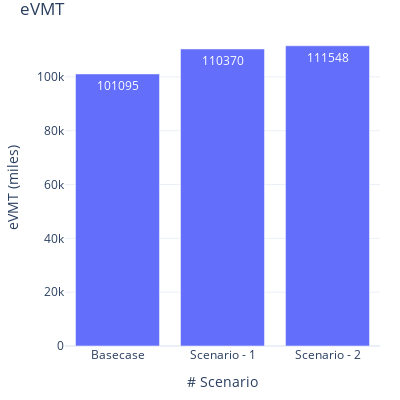

Notebook source saved alongside this figure:
### Markdown cell above
#### 5.2 eVMT

### Code cell
fig = go.Figure(
    data=[
        go.Bar(
            name="eVMT",
            x=count_stats['analysis_id'],
            y=count_stats['evmt'],
            offsetgroup=1,
            text=count_stats['evmt'],
            textposition='auto',
        )
    ],
    layout=go.Layout(
        title="eVMT",
        yaxis_title="eVMT (miles)", 
        xaxis_title="# Scenario", uniformtext_minsize=8, uniformtext_mode='hide', width=400, height=400
        
    )
)
fig.update_xaxes(type='category', tickvals=[0, 1, 2], ticktext=['Basecase', 'Scenario - 1', 'Scenario - 2'])
fig.update_layout(margin=dict(l=20, r=20, t=30, b=20), uniformtext_minsize=8, uniformtext_mode='hide', template='plotly_white')
fig.show()

### Figure 1 — Plotly figure (JSON) as saved in the notebook; plotly's stock layout.template omitted (floating-point values rounded to 4 significant figures)
{"data": [{"name": "eVMT", "offsetgroup": "1", "text": [101095, 110370, 111548], "textposition": "auto", "type": "bar", "x": [438, 443, 445], "y": [101095, 110370, 111548]}], "layout": {"height": 400, "margin": {"b": 20, "l": 20, "r": 20, "t": 30}, "title": {"text": "eVMT"}, "uniformtext": {"minsize": 8, "mode": "hide"}, "width": 400, "xaxis": {"autorange": true, "range": [-0.5, 2.5], "ticktext": ["Basecase", "Scenario - 1", "Scenario - 2"], "tickvals": [0, 1, 2], "title": {"text": "# Scenario"}, "type": "category"}, "yaxis": {"autorange": true, "range": [0, 117400.0], "title": {"text": "eVMT (miles)"}, "type": "linear"}}}
